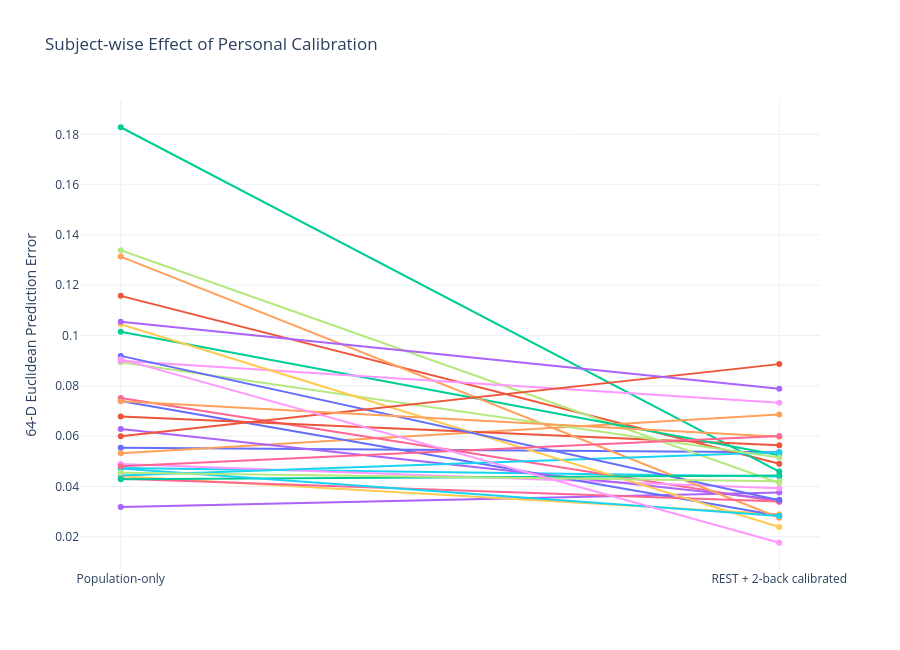

The cell this chart's notebook holds for it:
### Code cell
# ============================================================
# 17. SUBJECT-WISE CALIBRATION EFFECT
# ============================================================

fig = go.Figure()

for _, row in calibration_df.iterrows():

    fig.add_trace(
        go.Scatter(
            x=[
                "Population-only",
                "REST + 2-back calibrated"
            ],

            y=[
                row[baseline_col],
                row[calibrated_col]
            ],

            mode="lines+markers",

            showlegend=False,

            hovertemplate=(
                f"Subject {int(row['Subject'])}"
                "<br>%{x}"
                "<br>Error = %{y:.6f}"
                "<extra></extra>"
            )
        )
    )


fig.update_layout(
    title=(
        "Subject-wise Effect of Personal Calibration"
    ),

    yaxis_title=(
        "64-D Euclidean Prediction Error"
    ),

    template="plotly_white",

    height=650
)

fig.show()

### Figure 1 — Plotly figure (JSON) as saved in the notebook; plotly's stock layout.template omitted (floating-point values rounded to 4 significant figures)
{"data": [{"hovertemplate": "Subject 1<br>%{x}<br>Error = %{y:.6f}<extra></extra>", "mode": "lines+markers", "showlegend": false, "type": "scatter", "x": ["Population-only", "REST + 2-back calibrated"], "y": [0.05541, 0.0536]}, {"hovertemplate": "Subject 2<br>%{x}<br>Error = %{y:.6f}<extra></extra>", "mode": "lines+markers", "showlegend": false, "type": "scatter", "x": ["Population-only", "REST + 2-back calibrated"], "y": [0.1158, 0.04904]}, {"hovertemplate": "Subject 3<br>%{x}<br>Error = %{y:.6f}<extra></extra>", "mode": "lines+markers", "showlegend": false, "type": "scatter", "x": ["Population-only", "REST + 2-back calibrated"], "y": [0.1828, 0.04591]}, {"hovertemplate": "Subject 4<br>%{x}<br>Error = %{y:.6f}<extra></extra>", "mode": "lines+markers", "showlegend": false, "type": "scatter", "x": ["Population-only", "REST + 2-back calibrated"], "y": [0.03178, 0.03755]}, {"hovertemplate": "Subject 5<br>%{x}<br>Error = %{y:.6f}<extra></extra>", "mode": "lines+markers", "showlegend": false, "type": "scatter", "x": ["Population-only", "REST + 2-back calibrated"], "y": [0.05319, 0.06862]}, {"hovertemplate": "Subject 6<br>%{x}<br>Error = %{y:.6f}<extra></extra>", "mode": "lines+markers", "showlegend": false, "type": "scatter", "x": ["Population-only", "REST + 2-back calibrated"], "y": [0.04732, 0.04399]}, {"hovertemplate": "Subject 7<br>%{x}<br>Error = %{y:.6f}<extra></extra>", "mode": "lines+markers", "showlegend": false, "type": "scatter", "x": ["Population-only", "REST + 2-back calibrated"], "y": [0.0752, 0.03391]}, {"hovertemplate": "Subject 8<br>%{x}<br>Error = %{y:.6f}<extra></extra>", "mode": "lines+markers", "showlegend": false, "type": "scatter", "x": ["Population-only", "REST + 2-back calibrated"], "y": [0.1339, 0.04136]}, {"hovertemplate": "Subject 9<br>%{x}<br>Error = %{y:.6f}<extra></extra>", "mode": "lines+markers", "showlegend": false, "type": "scatter", "x": ["Population-only", "REST + 2-back calibrated"], "y": [0.04897, 0.0393]}, {"hovertemplate": "Subject 10<br>%{x}<br>Error = %{y:.6f}<extra></extra>", "mode": "lines+markers", "showlegend": false, "type": "scatter", "x": ["Population-only", "REST + 2-back calibrated"], "y": [0.04406, 0.02897]}, {"hovertemplate": "Subject 11<br>%{x}<br>Error = %{y:.6f}<extra></extra>", "mode": "lines+markers", "showlegend": false, "type": "scatter", "x": ["Population-only", "REST + 2-back calibrated"], "y": [0.074, 0.02836]}, {"hovertemplate": "Subject 12<br>%{x}<br>Error = %{y:.6f}<extra></extra>", "mode": "lines+markers", "showlegend": false, "type": "scatter", "x": ["Population-only", "REST + 2-back calibrated"], "y": [0.0678, 0.05643]}, {"hovertemplate": "Subject 13<br>%{x}<br>Error = %{y:.6f}<extra></extra>", "mode": "lines+markers", "showlegend": false, "type": "scatter", "x": ["Population-only", "REST + 2-back calibrated"], "y": [0.1015, 0.05245]}, {"hovertemplate": "Subject 14<br>%{x}<br>Error = %{y:.6f}<extra></extra>", "mode": "lines+markers", "showlegend": false, "type": "scatter", "x": ["Population-only", "REST + 2-back calibrated"], "y": [0.06286, 0.03467]}, {"hovertemplate": "Subject 15<br>%{x}<br>Error = %{y:.6f}<extra></extra>", "mode": "lines+markers", "showlegend": false, "type": "scatter", "x": ["Population-only", "REST + 2-back calibrated"], "y": [0.1314, 0.02755]}, {"hovertemplate": "Subject 16<br>%{x}<br>Error = %{y:.6f}<extra></extra>", "mode": "lines+markers", "showlegend": false, "type": "scatter", "x": ["Population-only", "REST + 2-back calibrated"], "y": [0.04439, 0.05362]}, {"hovertemplate": "Subject 17<br>%{x}<br>Error = %{y:.6f}<extra></extra>", "mode": "lines+markers", "showlegend": false, "type": "scatter", "x": ["Population-only", "REST + 2-back calibrated"], "y": [0.04307, 0.03398]}, {"hovertemplate": "Subject 18<br>%{x}<br>Error = %{y:.6f}<extra></extra>", "mode": "lines+markers", "showlegend": false, "type": "scatter", "x": ["Population-only", "REST + 2-back calibrated"], "y": [0.08937, 0.0515]}, {"hovertemplate": "Subject 19<br>%{x}<br>Error = %{y:.6f}<extra></extra>", "mode": "lines+markers", "showlegend": false, "type": "scatter", "x": ["Population-only", "REST + 2-back calibrated"], "y": [0.09002, 0.07326]}, {"hovertemplate": "Subject 20<br>%{x}<br>Error = %{y:.6f}<extra></extra>", "mode": "lines+markers", "showlegend": false, "type": "scatter", "x": ["Population-only", "REST + 2-back calibrated"], "y": [0.1045, 0.02391]}, {"hovertemplate": "Subject 21<br>%{x}<br>Error = %{y:.6f}<extra></extra>", "mode": "lines+markers", "showlegend": false, "type": "scatter", "x": ["Population-only", "REST + 2-back calibrated"], "y": [0.09192, 0.03455]}, {"hovertemplate": "Subject 22<br>%{x}<br>Error = %{y:.6f}<extra></extra>", "mode": "lines+markers", "showlegend": false, "type": "scatter", "x": ["Population-only", "REST + 2-back calibrated"], "y": [0.05995, 0.08864]}, {"hovertemplate": "Subject 23<br>%{x}<br>Error = %{y:.6f}<extra></extra>", "mode": "lines+markers", "showlegend": false, "type": "scatter", "x": ["Population-only", "REST + 2-back calibrated"], "y": [0.04288, 0.04437]}, {"hovertemplate": "Subject 24<br>%{x}<br>Error = %{y:.6f}<extra></extra>", "mode": "lines+markers", "showlegend": false, "type": "scatter", "x": ["Population-only", "REST + 2-back calibrated"], "y": [0.1055, 0.07889]}, {"hovertemplate": "Subject 25<br>%{x}<br>Error = %{y:.6f}<extra></extra>", "mode": "lines+markers", "showlegend": false, "type": "scatter", "x": ["Population-only", "REST + 2-back calibrated"], "y": [0.0739, 0.0598]}, {"hovertemplate": "Subject 26<br>%{x}<br>Error = %{y:.6f}<extra></extra>", "mode": "lines+markers", "showlegend": false, "type": "scatter", "x": ["Population-only", "REST + 2-back calibrated"], "y": [0.04711, 0.02828]}, {"hovertemplate": "Subject 27<br>%{x}<br>Error = %{y:.6f}<extra></extra>", "mode": "lines+markers", "showlegend": false, "type": "scatter", "x": ["Population-only", "REST + 2-back calibrated"], "y": [0.04801, 0.06006]}, {"hovertemplate": "Subject 28<br>%{x}<br>Error = %{y:.6f}<extra></extra>", "mode": "lines+markers", "showlegend": false, "type": "scatter", "x": ["Population-only", "REST + 2-back calibrated"], "y": [0.04545, 0.04206]}, {"hovertemplate": "Subject 29<br>%{x}<br>Error = %{y:.6f}<extra></extra>", "mode": "lines+markers", "showlegend": false, "type": "scatter", "x": ["Population-only", "REST + 2-back calibrated"], "y": [0.09062, 0.01761]}], "layout": {"height": 650, "title": {"text": "Subject-wise Effect of Personal Calibration"}, "yaxis": {"title": {"text": "64-D Euclidean Prediction Error"}}}}
